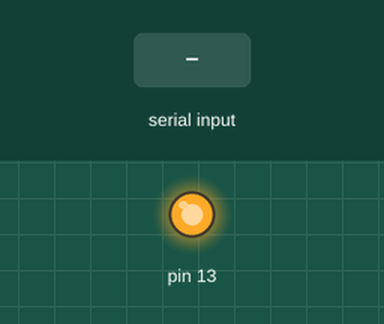
This sketch was run on a simulated Arduino Uno, built with avr-gcc and run on an emulated ATmega328P. On the bench: output pins drawn as LEDs (lit = HIGH). The inputs (shaded band) are chosen by the test bench.

Above: at 1.2 s.
1.3 s: "90,45\n" received over Serial
At 3.3 s:
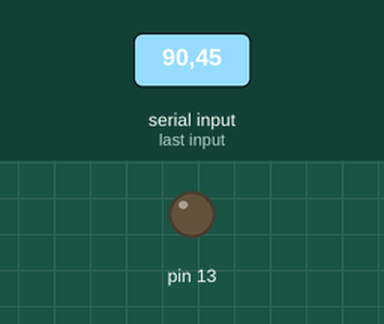
Timing chart, 0 to 4.8 s (numbered marks = the images above; inputs shaded):
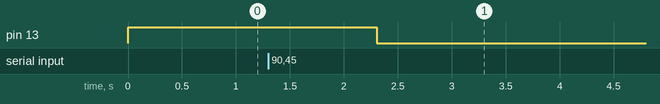

The sketch:

025.ino
```cpp
int val;
void setup() {
  // put your setup code here, to run once:
  Serial.begin(9600);
  pinMode(13,OUTPUT);
  digitalWrite(13,HIGH);

}

void loop() {
  // put your main code here, to run repeatedly:
  while(Serial.available()>0)
  {
    val=Serial.parseInt();
    if(val==1)
    {
      digitalWrite(13,HIGH);
      }
    else if(val==0)
    {
      digitalWrite(13,LOW);
      }
    }

}
```

Measured:
- after the input at 1.3 s, pin 13: HIGH → LOW after 1.0 s
